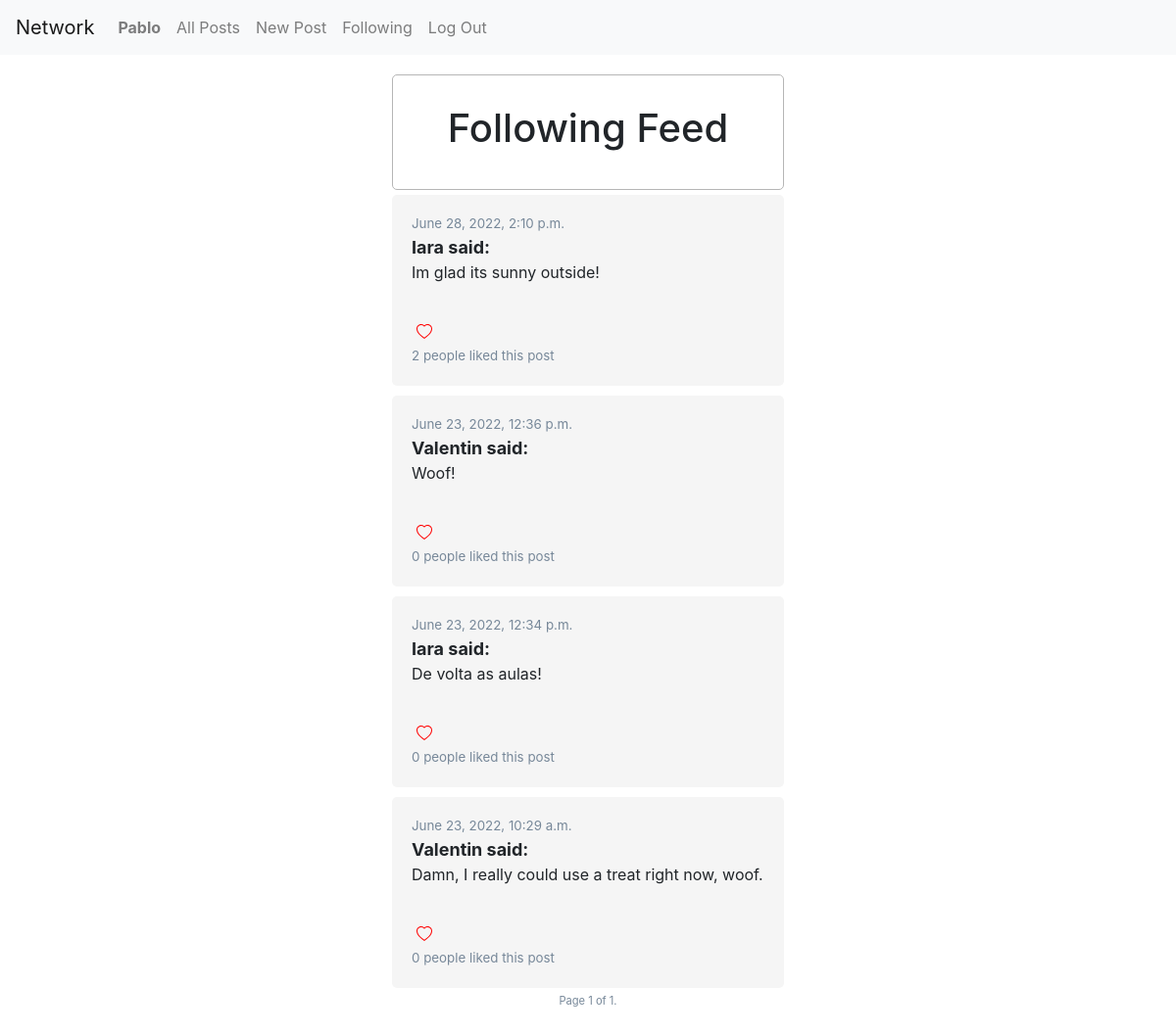
The page /following (signed in) on the database its author committed.
### network/models.py (models this page shows, shortened)
class User(AbstractUser):
    following = models.ManyToManyField('User', related_name='following_list', default=None, blank=True)
    followers = models.ManyToManyField('User', related_name='followers_list', default=None, blank=True)
    def __str__(self):
        return self.username

class Post(models.Model):
    user = models.ForeignKey('User', on_delete=models.CASCADE)
    body = models.CharField(max_length=280)
    timestamp = models.DateTimeField(auto_now_add=True)
    likes = models.ManyToManyField(User, related_name='like', default=None, blank=True)
    likes_num = models.IntegerField(default=0)

### network/views.py (the view)
# urls.py: path("following", views.following_view, name="following"),
@csrf_exempt
@login_required
def following_view(request):
    following_userlist = request.user.following.values_list('pk', flat=True)
    all_posts = Post.objects.filter(user__in=following_userlist).order_by('-timestamp')
    paginator = Paginator(all_posts, 10)
    page_number = request.GET.get('page')
    page_obj = paginator.get_page(page_number)
    context = {
        'all_posts':all_posts,
        'page_obj':page_obj
    }
    return render(request, "network/following.html", context)

### network/templates/network/following.html (shortened to what this page needs)
{% extends "network/layout.html" %}
{% block body %}
<div class="profile-container">
    <h1>
        Following Feed
    </h1>
</div>
{% include 'network/posts.html' %}
{% endblock %}

### network/templates/network/layout.html (shortened to what this page needs)
{% load static %}
<!DOCTYPE html>
<html lang="en">
    <head>
        <link rel="stylesheet" href="https://cdn.jsdelivr.net/npm/bootstrap-icons@1.8.3/font/bootstrap-icons.css">
        <link rel="stylesheet" href="https://stackpath.bootstrapcdn.com/bootstrap/4.4.1/css/bootstrap.min.css">
        <link href="{% static 'network/styles.css' %}" rel="stylesheet">
    </head>
    <body>
        <nav class="navbar navbar-expand-lg navbar-light bg-light">
            <a class="navbar-brand" href="#">Network</a>
            <div>
              <ul class="navbar-nav mr-auto">
                {% if user.is_authenticated %}
                    <li class="nav-item">
                        <a class="nav-link" href="{% url 'profile' user.id %}"><strong>{{ user.username | title }}</strong></a>
                    </li>
                {% endif %}
                <li class="nav-item">
                  <a class="nav-link" href="{% url 'index' %}">All Posts</a>
                </li>
                {% if user.is_authenticated %}
                    <li class="nav-item">
                        <a class="nav-link" href="{% url 'new' %}">New Post</a>
                    </li>
                    <li class="nav-item">
                        <a class="nav-link" href="{% url 'following' %}">Following</a>
                    </li>
                    <li class="nav-item">
                        <a class="nav-link" href="{% url 'logout' %}">Log Out</a>
                    </li>
                {% endif %}
              </ul>
            </div>
          </nav>
        <div class="body">
            <div class="post-container">
            {% block body %}
            {% endblock %}
            </div>
        </div>
    </body>
</html>

### network/templates/network/posts.html (shortened to what this page needs)
    {% for post in page_obj %}
    <div class="single-post">
        <div>
            <div style="display:flex">
                <div class="post-time">
                    {{post.timestamp}}
                </div>
            </div>
        </div>
        <div class="post-title"><a href="{% url 'profile' post.user.id %}">
            {{post.user|title}} said:
        </a></div>
        <div class="post-body" id="post-body-{{post.id}}">
            {{post.body}}
        </div>
        <div>
            {% if request.user.is_authenticated %}
                {% if user in post.likes.all %}
                <button type="submit" id="like-btn-{{post.id}}" class="btn btn-link border-0 btn-outline-light like-btn" style="padding:5px;" name="{{post.id}}">
                    <svg xmlns="http://www.w3.org/2000/svg" width="16" height="16" fill="red" class="bi bi-heart-fill" viewBox="0 0 16 16">
                        <path fill-rule="evenodd" d="M8 1.314C12.438-3.248 23.534 4.735 8 15-7.534 4.736 3.562-3.248 8 1.314z"/>
                    </svg>
                </button>
                {% else %}
                <button type="submit" id="like-btn-{{post.id}}" class="btn btn-link border-0 btn-outline-light like-btn" style="padding:5px;" name="{{post.id}}">
                </button>
                {% endif %}
            {% endif %}
            <div class="post-time">
               <span id="num-likes-{{post.id}}">{{post.likes_num}}</span>
               people liked this post
            </div>
        </div>
    </div>
    {% endfor %}
    <div class="pagination">
            <div class="pagination-current">
                    Page {{ page_obj.number }} of {{ page_obj.paginator.num_pages }}.
            </div>
    </div>

### network/static/network/styles.css (style rules this page uses)
a { color: inherit; text-decoration: inherit; }
.body { width: 100%; display: flex; flex-direction: column; justify-self: center; align-items: center; }
.post-container { margin-top: 20px; width: 400px; display: flex; flex-direction: column; justify-self: center; align-items: center; margin-bottom: 50px; border: 0px solid rgba(255, 0, 0, 0.123); }
.profile-container { width: 100%; padding: 30px; display: flex; flex-direction: column; align-items: center; border-radius: 5px; border: 1px solid rgb(182, 182, 182); }
.single-post { width: 100%; background-color: rgb(245, 245, 245); border-radius: 5px; padding: 20px; margin: 5px; }
.post-title { font-size: large; font-weight: bolder; }
.post-body { font-size: medium; margin-bottom: 30px; }
.post-time { font-size: smaller; color: lightslategray; }
.pagination { display: flex; width: 400px; justify-content: center; color: lightslategray; font-size: smaller; }
.pagination-current { justify-self: center; position: absolute; color: lightslategray; font-size: smaller; }

### rows shown on the page
User: username "Pablo"
Post: timestamp "June 28, 2022, 2:10 p.m.", user "Iara", body "Im glad its sunny outside!", likes_num "2"
Post: timestamp "June 23, 2022, 12:36 p.m.", user "Valentin", body "Woof!", likes_num "0"
Post: timestamp "June 23, 2022, 12:34 p.m.", user "Iara", body "De volta as aulas!", likes_num "0"
Post: timestamp "June 23, 2022, 10:29 a.m.", user "Valentin", body "Damn, I really could use a treat right now, woof.", likes_num "0"

### other values the page prints
{{ page_obj.number }} "1"
{{ page_obj.paginator.num_pages }} "1"
